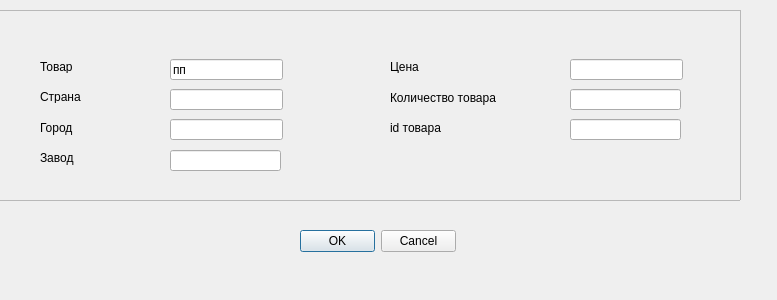
<?xml version="1.0" encoding="UTF-8"?>
<ui version="4.0">
 <class>Dialog</class>
 <widget class="QDialog" name="Dialog">
  <property name="geometry">
   <rect>
    <x>0</x>
    <y>0</y>
    <width>777</width>
    <height>300</height>
   </rect>
  </property>
  <property name="windowTitle">
   <string>Dialog</string>
  </property>
  <widget class="QFrame" name="frame_2">
   <property name="geometry">
    <rect>
     <x>-10</x>
     <y>10</y>
     <width>751</width>
     <height>191</height>
    </rect>
   </property>
   <property name="frameShape">
    <enum>QFrame::StyledPanel</enum>
   </property>
   <property name="frameShadow">
    <enum>QFrame::Raised</enum>
   </property>
   <widget class="QLineEdit" name="lineEdit_4">
    <property name="geometry">
     <rect>
      <x>180</x>
      <y>49</y>
      <width>113</width>
      <height>21</height>
     </rect>
    </property>
    <property name="text">
     <string>пп</string>
    </property>
   </widget>
   <widget class="QLineEdit" name="lineEdit_5">
    <property name="geometry">
     <rect>
      <x>180</x>
      <y>79</y>
      <width>113</width>
      <height>21</height>
     </rect>
    </property>
   </widget>
   <widget class="QLineEdit" name="lineEdit_6">
    <property name="geometry">
     <rect>
      <x>180</x>
      <y>109</y>
      <width>113</width>
      <height>21</height>
     </rect>
    </property>
   </widget>
   <widget class="QLineEdit" name="lineEdit_7">
    <property name="geometry">
     <rect>
      <x>180</x>
      <y>140</y>
      <width>111</width>
      <height>21</height>
     </rect>
    </property>
   </widget>
   <widget class="QLineEdit" name="lineEdit_8">
    <property name="geometry">
     <rect>
      <x>580</x>
      <y>49</y>
      <width>113</width>
      <height>21</height>
     </rect>
    </property>
   </widget>
   <widget class="QLineEdit" name="lineEdit_9">
    <property name="geometry">
     <rect>
      <x>580</x>
      <y>79</y>
      <width>111</width>
      <height>21</height>
     </rect>
    </property>
   </widget>
   <widget class="QLineEdit" name="lineEdit_10">
    <property name="geometry">
     <rect>
      <x>580</x>
      <y>109</y>
      <width>111</width>
      <height>21</height>
     </rect>
    </property>
   </widget>
   <widget class="QLabel" name="label">
    <property name="geometry">
     <rect>
      <x>50</x>
      <y>50</y>
      <width>47</width>
      <height>13</height>
     </rect>
    </property>
    <property name="text">
     <string>Товар</string>
    </property>
   </widget>
   <widget class="QLabel" name="label_2">
    <property name="geometry">
     <rect>
      <x>50</x>
      <y>80</y>
      <width>47</width>
      <height>13</height>
     </rect>
    </property>
    <property name="text">
     <string>Страна</string>
    </property>
   </widget>
   <widget class="QLabel" name="label_3">
    <property name="geometry">
     <rect>
      <x>50</x>
      <y>110</y>
      <width>81</width>
      <height>16</height>
     </rect>
    </property>
    <property name="text">
     <string>Город</string>
    </property>
   </widget>
   <widget class="QLabel" name="label_4">
    <property name="geometry">
     <rect>
      <x>50</x>
      <y>140</y>
      <width>101</width>
      <height>16</height>
     </rect>
    </property>
    <property name="text">
     <string>Завод</string>
    </property>
   </widget>
   <widget class="QLabel" name="label_5">
    <property name="geometry">
     <rect>
      <x>400</x>
      <y>80</y>
      <width>171</width>
      <height>16</height>
     </rect>
    </property>
    <property name="text">
     <string>Количество товара</string>
    </property>
   </widget>
   <widget class="QLabel" name="label_6">
    <property name="geometry">
     <rect>
      <x>400</x>
      <y>110</y>
      <width>161</width>
      <height>16</height>
     </rect>
    </property>
    <property name="text">
     <string>id товара</string>
    </property>
   </widget>
   <widget class="QLabel" name="label_7">
    <property name="geometry">
     <rect>
      <x>400</x>
      <y>50</y>
      <width>47</width>
      <height>13</height>
     </rect>
    </property>
    <property name="text">
     <string>Цена</string>
    </property>
   </widget>
  </widget>
  <widget class="QDialogButtonBox" name="buttonBox">
   <property name="geometry">
    <rect>
     <x>300</x>
     <y>230</y>
     <width>156</width>
     <height>23</height>
    </rect>
   </property>
   <property name="standardButtons">
    <set>QDialogButtonBox::Cancel|QDialogButtonBox::Ok</set>
   </property>
   <property name="centerButtons">
    <bool>true</bool>
   </property>
  </widget>
 </widget>
 <resources/>
 <connections/>
</ui>
